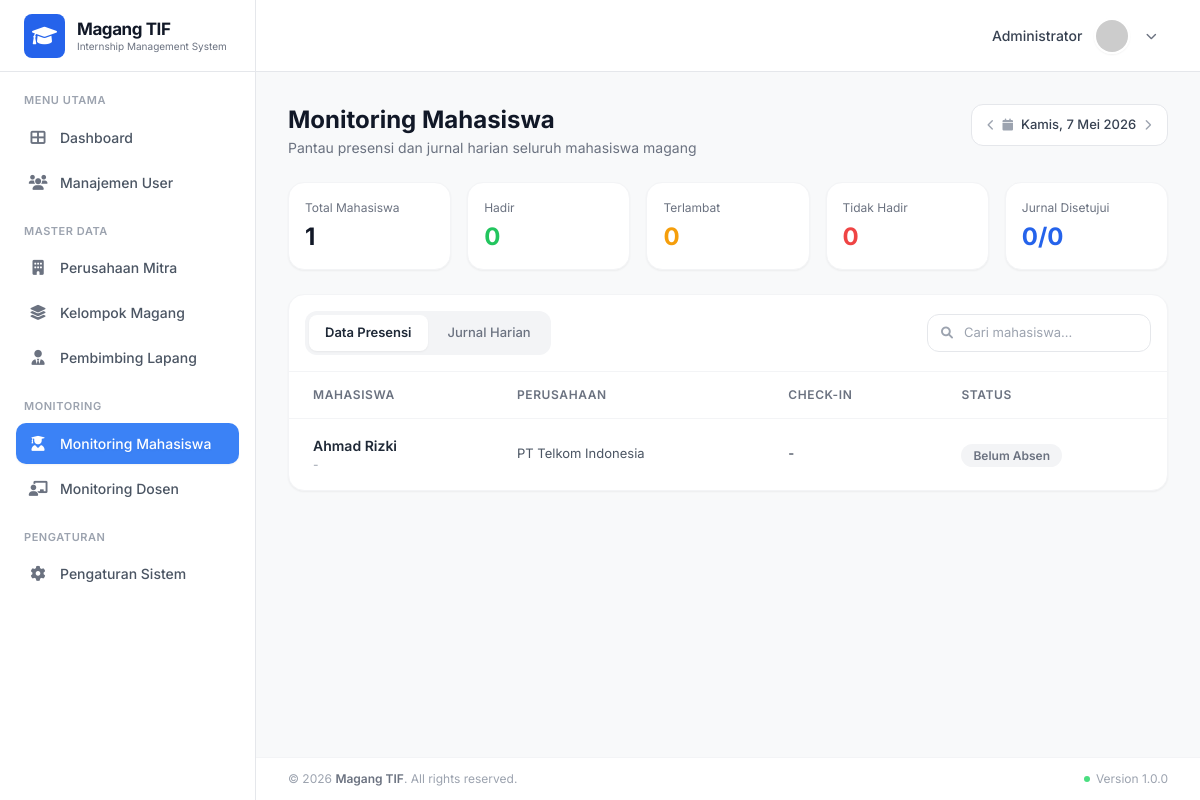
/admin/monitoring_mahasiswa.php (signed in), run on the app's committed database.
### tables this page shows
CREATE TABLE `mahasiswa` (
  `id` int(11) NOT NULL,
  `user_id` int(11) DEFAULT NULL,
  `group_id` int(11) DEFAULT NULL,
  `nama` varchar(255) NOT NULL,
  `jenis_kelamin` varchar(20) DEFAULT NULL,
  `tempat_lahir` varchar(100) DEFAULT NULL,
  `tanggal_lahir` date DEFAULT NULL,
  `agama` varchar(50) DEFAULT NULL,
  `status` varchar(50) DEFAULT NULL,
  `alamat_asal` text,
  `alamat_jember` text,
  `no_ktp` varchar(20) DEFAULT NULL,
  `no_ktm` varchar(20) DEFAULT NULL,
  `no_hp` varchar(20) DEFAULT NULL,
  `golongan_darah` varchar(5) DEFAULT NULL,
  `created_at` timestamp NULL DEFAULT CURRENT_TIMESTAMP,
  `updated_at` timestamp NULL DEFAULT CURRENT_TIMESTAMP
);

CREATE TABLE `companies` (
  `id` int(11) NOT NULL,
  `nama_perusahaan` varchar(255) NOT NULL,
  `alamat_perusahaan` text,
  `email_business` varchar(255) NOT NULL,
  `contact_person` varchar(100) DEFAULT NULL,
  `no_hp` varchar(20) DEFAULT NULL,
  `bidang_usaha` varchar(100) DEFAULT NULL,
  `status_permodalan` varchar(100) DEFAULT NULL,
  `visi` text,
  `misi` text,
  `denah_lokasi` text,
  `deskripsi_kerja` text,
  `struktur_organisasi` text,
  `latitude` decimal(10,8) DEFAULT NULL,
  `longitude` decimal(11,8) DEFAULT NULL,
  `radius` int(11) DEFAULT NULL,
  `created_at` timestamp NULL DEFAULT CURRENT_TIMESTAMP,
  `updated_at` timestamp NULL DEFAULT CURRENT_TIMESTAMP
);

### admin/monitoring_mahasiswa.php (the view, shortened to what this page needs)
<?php
require_once __DIR__ . '/../config/db_connect.php';
$tanggal = $_GET['tanggal'] ?? date('Y-m-d');
$days = ['Minggu','Senin','Selasa','Rabu','Kamis','Jumat','Sabtu'];
$months = ['Januari','Februari','Maret','April','Mei','Juni','Juli','Agustus','September','Oktober','November','Desember'];
$d = new DateTime($tanggal);
$displayDate = $days[(int)$d->format('w')].', '.$d->format('j').' '.$months[(int)$d->format('n')-1].' '.$d->format('Y');
$mhsList = $conn->query("
    SELECT m.id, m.nama, m.no_ktm, c.nama_perusahaan
    FROM mahasiswa m
    LEFT JOIN `groups` g ON m.group_id = g.id
    LEFT JOIN companies c ON g.company_id = c.id
    ORDER BY m.nama
")->fetchAll();
$attMap = [];
$presensiData = []; $statH = 0; $statT = 0; $statTH = 0;
foreach ($mhsList as $m) {
    $att = $attMap[$m['id']] ?? null;
    $status = $att ? $att['status'] : 'Belum Absen';
    $checkin = $att['jam_masuk'] ?? '-';
    match($status) { 'Hadir' => $statH++, 'Terlambat' => $statT++, 'Alpha', 'Tidak Hadir' => $statTH++, default => null };
    $presensiData[] = ['nama' => $m['nama'], 'nim' => $m['no_ktm'] ?? '-', 'perusahaan' => $m['nama_perusahaan'] ?? '-', 'checkin' => $checkin, 'checkout' => '-', 'status' => $status];
}
$totalMhs = count($mhsList);
$jurnalApproved = (int)$conn->query("SELECT COUNT(*) FROM logbooks WHERE status = 'approved'")->fetchColumn();
$jurnalTotal = (int)$conn->query("SELECT COUNT(*) FROM logbooks")->fetchColumn();
$statusColors = ['Hadir' => 'bg-green-100 text-green-700', 'Terlambat' => 'bg-amber-100 text-amber-600', 'Alpha' => 'bg-red-100 text-red-600', 'Tidak Hadir' => 'bg-red-100 text-red-600', 'Izin' => 'bg-orange-100 text-orange-600', 'Sakit' => 'bg-orange-100 text-orange-600', 'Belum Absen' => 'bg-gray-100 text-gray-500'];
?>
<!DOCTYPE html>
<html lang="id">
<head>
    <script src="https://cdn.tailwindcss.com"></script>
    <link href="https://cdnjs.cloudflare.com/ajax/libs/font-awesome/6.0.0/css/all.min.css" rel="stylesheet">
</head>
<body class="flex h-screen overflow-hidden text-gray-800">
    <?php include '../includes/sidebar.php'; ?>
    <div class="flex-1 flex flex-col h-screen overflow-hidden">
        <?php include '../includes/header.php'; ?>
        <main class="flex-1 overflow-y-auto p-6 md:p-8 bg-[#f8f9fa]">
            <div class="max-w-[1200px] mx-auto space-y-6">
                <div class="flex items-start justify-between">
                    <div><h2 class="text-2xl font-bold text-gray-900">Monitoring Mahasiswa</h2><p class="text-gray-500 text-sm mt-0.5">Pantau presensi dan jurnal harian seluruh mahasiswa magang</p></div>
                    <div class="flex items-center gap-3 shrink-0">
                        <div class="flex items-center gap-2 px-4 py-2.5 border border-gray-200 bg-white rounded-xl text-[13px] font-medium text-gray-700">
                            <a href="?tanggal=<?= (clone $d)->modify('-1 day')->format('Y-m-d') ?>" class="text-gray-400 hover:text-gray-600"><i class="fas fa-chevron-left text-[11px]"></i></a>
                            <i class="fas fa-calendar text-gray-400 text-[12px]"></i> <?= $displayDate ?>
                            <a href="?tanggal=<?= (clone $d)->modify('+1 day')->format('Y-m-d') ?>" class="text-gray-400 hover:text-gray-600"><i class="fas fa-chevron-right text-[11px]"></i></a>
                        </div>
                    </div>
                </div>
                <div class="grid grid-cols-2 lg:grid-cols-5 gap-4">
                    <div class="bg-white rounded-2xl p-4 shadow-sm border border-gray-100"><p class="text-[12px] text-gray-500 mb-1">Total Mahasiswa</p><p class="text-2xl font-bold text-gray-900"><?= $totalMhs ?></p></div>
                    <div class="bg-white rounded-2xl p-4 shadow-sm border border-gray-100"><p class="text-[12px] text-gray-500 mb-1">Hadir</p><p class="text-2xl font-bold text-green-500"><?= $statH ?></p></div>
                    <div class="bg-white rounded-2xl p-4 shadow-sm border border-gray-100"><p class="text-[12px] text-gray-500 mb-1">Terlambat</p><p class="text-2xl font-bold text-amber-500"><?= $statT ?></p></div>
                    <div class="bg-white rounded-2xl p-4 shadow-sm border border-gray-100"><p class="text-[12px] text-gray-500 mb-1">Tidak Hadir</p><p class="text-2xl font-bold text-red-500"><?= $statTH ?></p></div>
                    <div class="bg-white rounded-2xl p-4 shadow-sm border border-gray-100"><p class="text-[12px] text-gray-500 mb-1">Jurnal Disetujui</p><p class="text-2xl font-bold text-blue-600"><?= $jurnalApproved ?>/<?= $jurnalTotal ?></p></div>
                </div>
                <div class="bg-white rounded-2xl shadow-sm border border-gray-100 overflow-hidden">
                    <div class="flex flex-col sm:flex-row sm:items-center justify-between gap-3 p-4 border-b border-gray-100">
                        <div class="flex items-center gap-1 bg-gray-100 rounded-xl p-1">
                            <button id="tabPresensi" onclick="switchTab('presensi')" class="tab-btn px-4 py-2 rounded-lg text-[13px] font-semibold bg-white text-gray-800 shadow-sm">Data Presensi</button>
                            <button id="tabJurnal" onclick="switchTab('jurnal')" class="tab-btn px-4 py-2 rounded-lg text-[13px] font-medium text-gray-500">Jurnal Harian</button>
                        </div>
                        <div class="relative"><i class="fas fa-search text-gray-400 absolute left-3.5 top-1/2 -translate-y-1/2 text-[12px]"></i><input id="searchMhs" type="text" placeholder="Cari mahasiswa..." oninput="filterRows()" class="pl-9 pr-4 py-2 border border-gray-200 rounded-xl text-[13px] outline-none focus:ring-2 focus:ring-blue-100 focus:border-blue-400 w-56"></div>
                    </div>
                    <div id="presensiTable" class="overflow-x-auto">
                        <table class="w-full"><thead><tr class="border-b border-gray-100">
                            <th class="text-left text-[12px] font-semibold text-gray-500 uppercase tracking-wider px-6 py-3.5">Mahasiswa</th>
                            <th class="text-left text-[12px] font-semibold text-gray-500 uppercase tracking-wider px-6 py-3.5">Perusahaan</th>
                            <th class="text-left text-[12px] font-semibold text-gray-500 uppercase tracking-wider px-6 py-3.5">Check-In</th>
                            <th class="text-left text-[12px] font-semibold text-gray-500 uppercase tracking-wider px-6 py-3.5">Status</th>
                        </tr></thead>
                        <tbody class="divide-y divide-gray-50">
                            <?php foreach ($presensiData as $p): ?>
                            <tr class="hover:bg-gray-50 transition-colors mhs-row" data-search="<?= strtolower($p['nama'].' '.$p['nim']) ?>">
                                <td class="px-6 py-4"><p class="font-semibold text-gray-800 text-[14px]"><?= htmlspecialchars($p['nama']) ?></p><p class="text-[12px] text-gray-400"><?= $p['nim'] ?></p></td>
                                <td class="px-6 py-4 text-[13px] text-gray-600"><?= htmlspecialchars($p['perusahaan']) ?></td>
                                <td class="px-6 py-4 text-[13px] text-gray-700 font-medium"><?= $p['checkin'] ?></td>
                                <td class="px-6 py-4"><span class="px-3 py-1 rounded-full text-[12px] font-semibold <?= $statusColors[$p['status']] ?? 'bg-gray-100 text-gray-500' ?>"><?= $p['status'] ?></span></td>
                            </tr>
                            <?php endforeach; ?>
                        </tbody></table>
                    </div>
                </div>
            </div>
        </main>
        <?php include '../includes/footer.php'; ?>
    </div>
</body>
</html>

### admin/monitoring_mahasiswa.php (style rules this page uses)
body { font-family: 'Inter', sans-serif; background-color: #f8f9fa; }

### data on the page
mahasiswa: nama "Ahmad Rizki", nim "-", companies.nama_perusahaan "PT Telkom Indonesia", checkin "-", status "Belum Absen"

### other printed values
$groupName "MENU UTAMA"
$menu['title'] "Dashboard"
$menu['title'] "Manajemen User"
$groupName "MASTER DATA"
$menu['title'] "Perusahaan Mitra"
$menu['title'] "Kelompok Magang"
$menu['title'] "Pembimbing Lapang"
$groupName "MONITORING"
$menu['title'] "Monitoring Mahasiswa"
$menu['title'] "Monitoring Dosen"
$groupName "PENGATURAN"
$menu['title'] "Pengaturan Sistem"
$userName "Administrator"
$displayDate "Kamis, 7 Mei 2026"
$totalMhs "1"
